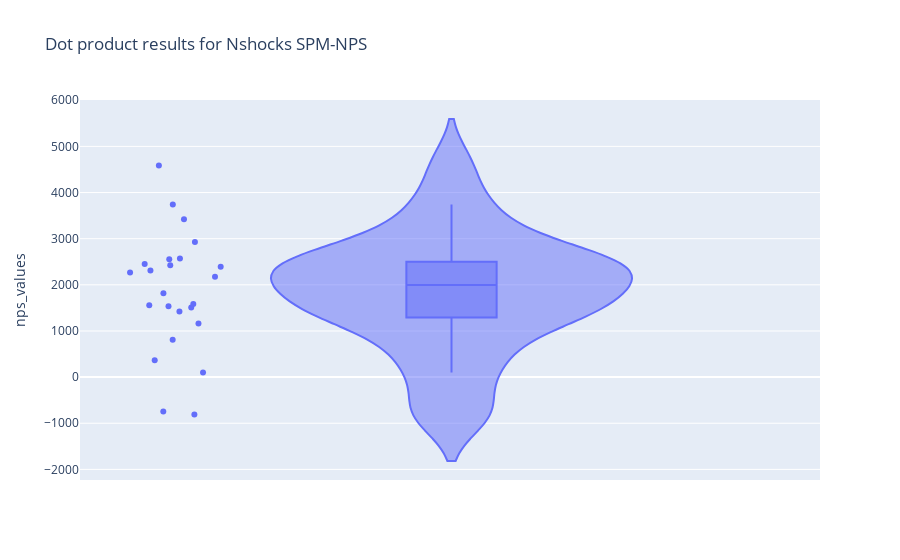

The notebook cell saved with this chart:
### Code cell
import plotly.express as px

fig = px.violin(result_SPM_NPS, y='nps_values', box=True, # draw box plot inside the violin
                points='all', # can be 'outliers', or False
                title='Dot product results for Nshocks SPM-NPS'
               )
fig.show()

### Figure 1 — Plotly figure (JSON) as saved in the notebook; plotly's stock layout.template omitted (floating-point values rounded to 4 significant figures)
{"data": [{"alignmentgroup": "True", "box": {"visible": true}, "hovertemplate": "nps_values=%{y}<extra></extra>", "legendgroup": "", "marker": {"color": "#636efa"}, "name": "", "offsetgroup": "", "orientation": "v", "points": "all", "scalegroup": "True", "showlegend": false, "type": "violin", "x0": " ", "xaxis": "x", "y": [-810.2, 4586.0, 101.0, -745.6, 1534.0, 2268.0, 3742.0, 367.5, 2394.0, 1419.0, 2569.0, 2172.0, 2928.0, 1509.0, 2310.0, 2425.0, 1557.0, 1582.0, 2449.0, 3420.0, 1819.0, 807.1, 2555.0, 1160.0], "y0": " ", "yaxis": "y"}], "layout": {"legend": {"tracegroupgap": 0}, "title": {"text": "Dot product results for Nshocks SPM-NPS"}, "violinmode": "group", "xaxis": {"anchor": "y", "domain": [0, 1]}, "yaxis": {"anchor": "x", "domain": [0, 1], "title": {"text": "nps_values"}}}}
